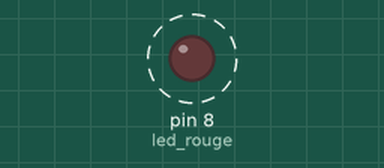
A sketch run on a simulated Arduino Uno, built with avr-gcc and run on an emulated ATmega328P. On the bench: output pins drawn as LEDs (lit = HIGH). Dashed ring = blinking.

Above: at 0.5 s.
Timing chart, 0 to 4.6 s (numbered marks = the images above):
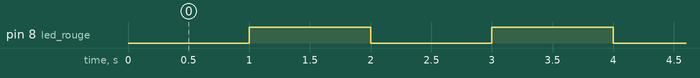

The sketch:

blink.ino
```cpp
const int led_rouge=8;
void setup()
{
  pinMode(led_rouge,OUTPUT);
}
  void loop()
  {
    digitalWrite(led_rouge,LOW);

  delay(1000);
  digitalWrite(led_rouge,HIGH);
  delay(1000);
}
```

Measured:
- by itself, pin 8 (led_rouge): alternates HIGH for 1.0 s and LOW for 1.0 s
